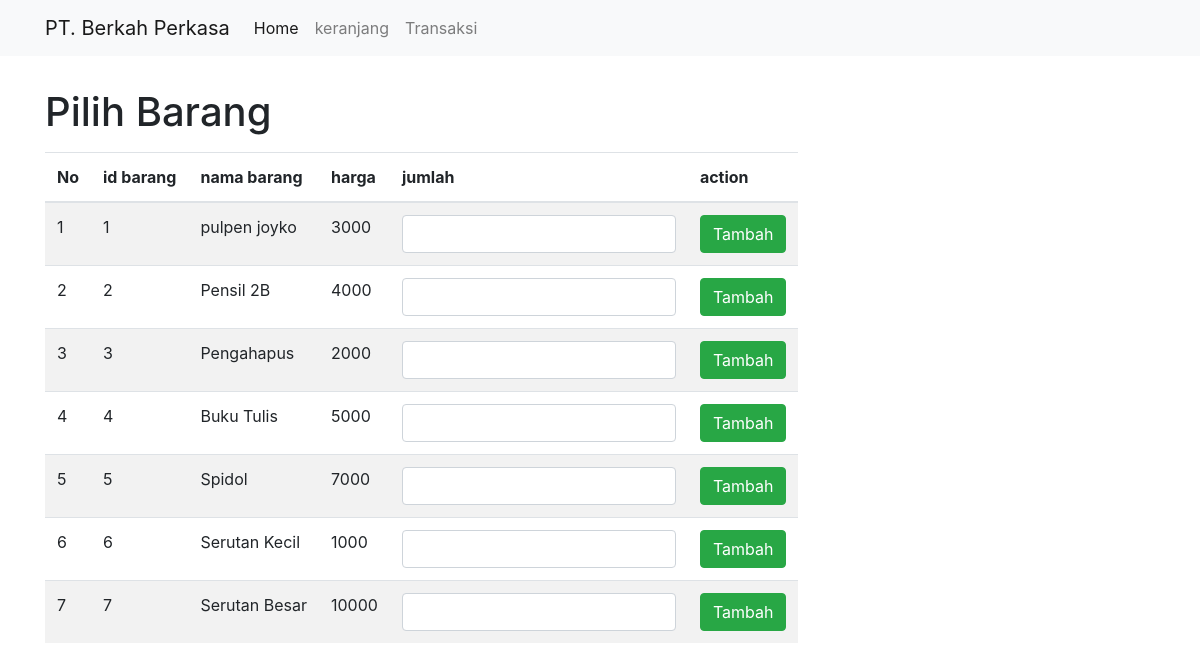
The page / on the database its author committed.
### tables this page shows
CREATE TABLE `barang` (
  `uidbarang` int(11) NOT NULL,
  `namabarang` varchar(30) NOT NULL,
  `hargabarang` int(11) NOT NULL
);

### index.php (the view, shortened to what this page needs)
<?php include 'template.php';
?>
<div class="container">
        <h1 class="mt-4 pt-2">Pilih Barang</h1>
        <table class="mt-3 table table-striped table-inverse table-responsive">
            <thead class="thead-inverse ">
                <tr>
                    <th>No</th>
                    <th>id barang</th>
                    <th>nama barang</th>
                    <th>harga</th>
                    <th>jumlah</th>
                    <th>action</th>
                </tr>
                </thead>
                <tbody>
                    <?php
                        $i=1;
                        $data = mysqli_query($koneksi,"SELECT * FROM barang");
                        while ($d = mysqli_fetch_array($data)) {
                    ?>
                    <tr>
                        <td scope="row"><?php echo $i;?></td>
                        <td><?php echo $d['uidbarang']; ?></td>
                        <td><?php echo $d['namabarang']; ?></td>
                        <td><?php echo $d['hargabarang']; ?></td>
                        <form action="/insertcart.php" method="post" enctype="multipart/form-data">
                        <td>
                            <input type="number" class="form-control" name="jumlah" id="jumlah" >
                        </td>
                        <td> <button type="submit" class="btn btn-success">Tambah</button></td>
                            </form>
                        </tr>
                    <?php $i++; }?>
                </tbody>
        </table>
    </div>

### template.php (shortened to what this page needs)
<!doctype html>
<html lang="en">
  <head>
    <link rel="stylesheet" href="https://stackpath.bootstrapcdn.com/bootstrap/4.3.1/css/bootstrap.min.css">
  </head>
  <body>
      <nav class="navbar navbar-expand-sm navbar-light bg-light">
          <div class="container">
          <a class="navbar-brand" href="/">PT. Berkah Perkasa</a>
          <div class="collapse navbar-collapse" id="collapsibleNavId">
              <ul class="navbar-nav mr-auto mt-2 mt-lg-0">
                  <li class="nav-item active">
                      <a class="nav-link" href="/">Home <span class="sr-only">(current)</span></a>
                  </li>
                  <li class="nav-item">
                      <a class="nav-link" href="/cart.php">keranjang</a>
                  </li>
                  <li class="nav-item">
                      <a class="nav-link" href="/transaksi.php">Transaksi</a>
                  </li>
              </ul>
              </div>
          </div>
      </nav>
  </body>
</html>

### rows shown on the page
barang: uidbarang "1", namabarang "pulpen joyko", hargabarang "3000"
barang: uidbarang "2", namabarang "Pensil 2B", hargabarang "4000"
barang: uidbarang "3", namabarang "Pengahapus", hargabarang "2000"
barang: uidbarang "4", namabarang "Buku Tulis", hargabarang "5000"
barang: uidbarang "5", namabarang "Spidol", hargabarang "7000"
barang: uidbarang "6", namabarang "Serutan Kecil", hargabarang "1000"
barang: uidbarang "7", namabarang "Serutan Besar", hargabarang "10000"
